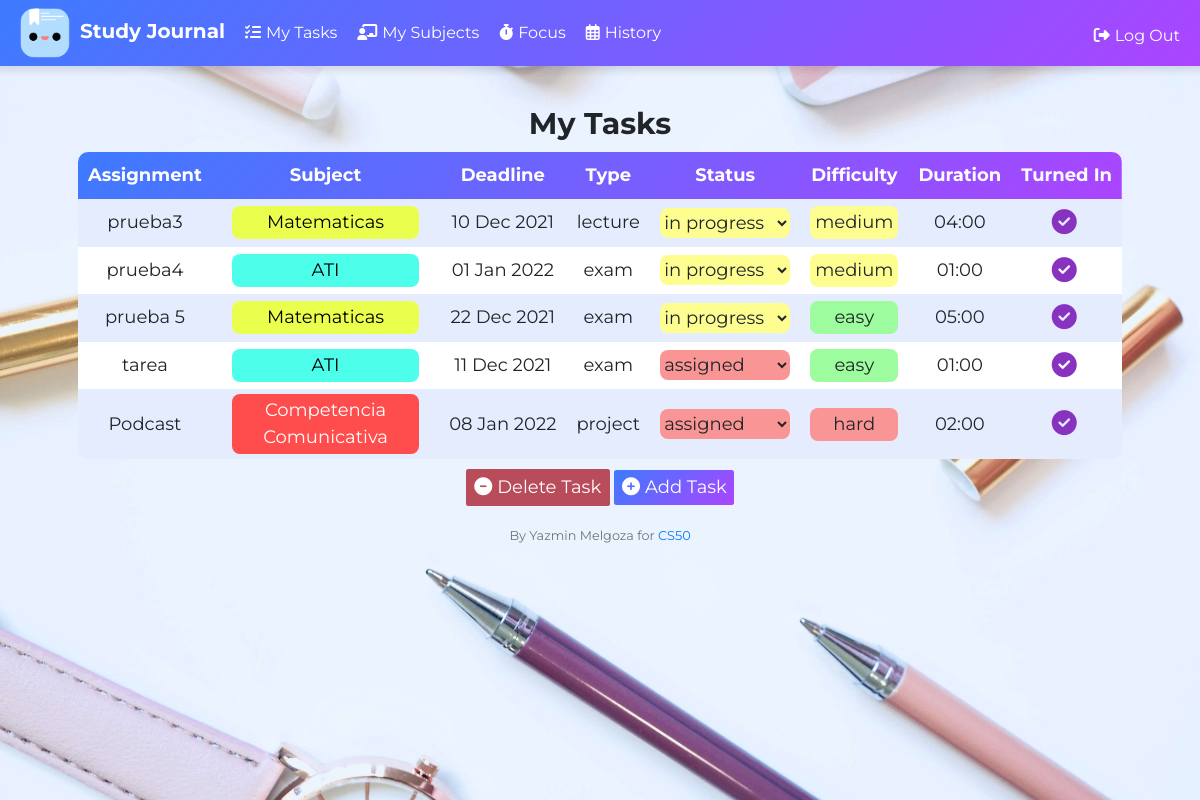
The page / (signed in) on the database its author committed.
### tables this page shows
CREATE TABLE tasks (id INTEGER, user_id INTEGER, assignment TEXT, subject TEXT, deadline TEXT, type TEXT, completed_date TEXT, est_time TEXT, status TEXT DEFAULT 'assigned', difficulty TEXT, PRIMARY KEY(id));

### app.py (the view)
@app.route("/", methods=["GET", "POST"])
@login_required
def index():
    tasks = db.execute("SELECT * FROM tasks WHERE user_id = ? AND completed_date IS NULL", session["user_id"])
    subjects = db.execute("SELECT * FROM subjects WHERE user_id = ? AND hide = 'false'", session["user_id"])
    if len(tasks) != 0:
        for task in tasks:
            select_status = ["assigned", "in progress", "completed"]
            current_status = task["status"]
            print(current_status)
            select_status.remove(current_status.lower())
            select_status.insert(0, current_status)
            task["status"] = select_status
            deadline = datetime.strptime(task['deadline'], '%Y-%m-%d')
            task["deadline"] = deadline.strftime('%d %b %Y')
    else:
        tasks.append({"id": 37, "assignment": "study", "subject": 'matematicas', 'deadline': 'today', "type": 'homework', 'difficulty':'easy', 'status':['Assigned', 'In Progress', 'Completed'], 'est_time': '1 hour'})
    rows_subjects = db.execute("SELECT subject, color FROM subjects WHERE user_id = ?", session["user_id"])
    colors = {}
    for row in rows_subjects:
        colors[row["subject"]] = row["color"]
    return render_template("index.html", tasks=tasks, subjects=subjects, colors=colors)

### app.py (called while the page is built)
@app.after_request
def after_request(response):
    response.headers["Cache-Control"] = "no-cache, no-store, must-revalidate"
    response.headers["Expires"] = 0
    response.headers["Pragma"] = "no-cache"
    return response

### helpers.py (called while the page is built)
def login_required(f):
    @wraps(f)
    def decorated_function(*args, **kwargs):
        if session.get("user_id") is None:
            return redirect("/login")
        return f(*args, **kwargs)
    return decorated_function

### templates/index.html (shortened to what this page needs)
{% extends "layout.html" %}
{% block main %}
    <h2>My Tasks</h2>
    <div class="table-container">
        <table>
            <thead>
                <tr>
                    <th>Assignment</th>
                    <th>Subject</th>
                    <th >Deadline</th>
                    <th>Type</th>
                    <th>Status</th>
                    <th>Difficulty</th>
                    <th>Duration</th>
                    <th>Turned In</th>
                </tr>
            </thead>
            <tbody>
                {% for row in tasks%}
                    <tr>
                        <td>{{ row.assignment }}</td>
                        <td class='subject_td'> <div style="background-color: {{ colors[row.subject] }}" class="contain-data"> {{ row.subject }} </div></td>
                        <td class="deadline_td">{{ row.deadline }}</td>
                        <td>{{ row.type }}</td>
                        <td class="status">
                            <form action="/update_status" method="post">
                                <select onchange="this.form.submit()" name="input_status" class="form-control {{row.status[0]}}">
                                    <option disabled selected value="{{ row.status[0]}}">{{ row.status[0] }}</option>
                                </select>
                            </form>
                        </td>
                        <td><div class="contain-data {{row.difficulty}}"> {{ row.difficulty }} </div></td>
                        <td>{{ row.est_time}}</td>
                        <td> <form action="/complete_task" method="post"><input type="text" hidden name="task_id" value="{{row.id}}"><button type="submit" style="background: transparent; border: none;"><i class="fas fa-check-circle"></i></button></form></td>
                    </tr>
                {% endfor %}
            </tbody>
        </table>
    </div>
        <button class="btn btn-red" id="btn-delete-task"><i class="fas fa-minus-circle"></i>Delete Task</button>
        <button class="btn btn-purple" id="btn-add-task"><i class="fas fa-plus-circle"></i>Add Task</button>
{% endblock %}

### templates/layout.html (shortened to what this page needs)
<!DOCTYPE html>
<html lang="en">
    <head>
        <link rel="stylesheet" href="https://cdn.jsdelivr.net/npm/bootstrap@4.5.3/dist/css/bootstrap.min.css">
        <link href="/static/styles.css" rel="stylesheet">
    </head>
    <body>
        <header>
            <nav class="navbar navbar-expand-lg fixed-top">
                <a class="navbar-brand" href="/"><img class="logo" src="./static/applogo.png" alt="logo">Study Journal</a>
                <div class="collapse navbar-collapse" id="navbarText">
                  {% if session.user_id %}
                    <ul class="navbar-nav mr-auto">
                      <li class="nav-item active"><a class="nav-link" href="/"><i class="fas fa-tasks"></i>My Tasks</a></li>
                      <li class="nav-item"><a class="nav-link" href="/subjects"><i class="fas fa-chalkboard-teacher"></i>My Subjects</a></li>
                      <li class="nav-item"><a class="nav-link" href="/focus"><i class="fas fa-stopwatch"></i>Focus</a></li>
                      <li class="nav-item"><a class="nav-link" href="/history"><i class="far fa-calendar-alt"></i>History</a></li>
                    </ul>
                    <ul class="navbar-nav ml-auto mt-2">
                        <li class="nav-item"><a class="nav-link" href="/logout"><i class="fas fa-sign-out-alt"></i>Log Out</a></li>
                    </ul>
                  {% else %}
                    <ul class="navbar-nav ml-auto mt-2">
                        <li class="nav-item"><a class="nav-link" href="/register"><i class="fas fa-user-plus"></i>Register</a></li>
                        <li class="nav-item"><a class="nav-link" href="/login"><i class="fas fa-sign-in-alt"></i>Log In</a></li>
                    </ul>
                  {% endif %}
                  </div>
            </nav>
        </header>
        <div class="jumbotron text-center">
          <div class="intro">
            <main>
              {% block main %}{% endblock %}
            </main>
            <footer class="small text-center text-muted">
                By Yazmin Melgoza for <a href="https://cs50.harvard.edu/" target="_blank">CS50</a>
            </footer>
          </div>
        </div>
    </body>
</html>

### static/styles.css (style rules this page uses)
* { margin: 0; padding: 0; font-family: "Montserrat"; box-sizing: border-box; }
html { font-size: 62.5%; overflow-x: hidden; }
body { font-size: 1.6rem; }
nav .navbar-brand { font-size: 2rem; font-weight: bold; color: #fff; }
nav a { color: #fff; }
h2 { font-size: 3rem; font-weight: bold; }
nav { background: linear-gradient(135deg, hsla(221, 100%, 62%, 1),#ab45ff); backdrop-filter: blur(10px); box-shadow: 0px 0px 7px 5px rgba(0, 0, 0, 0.1) }
.jumbotron { background-image: url(jess-bailey-vKODbrxSEd0-unsplash.jpg); min-height: 100vh; height:100%; width: 100vw; background-size: cover; background-position: center; background-attachment: fixed; border-radius: 0px!important; margin: 0; }
.intro { margin-top: 6.5rem; width: 100%; height: 100%; }
.table-container { width: 90%; max-width: 120rem; margin: 1rem auto; max-height: 80vh; overflow-x: scroll; overflow-y: scroll; }
.form-control { display: inline-block; font-size: 2rem; width: 100%; max-width: 25rem; }
.btn-red { background:#b84c5b; font-size: 1.8rem; color: #fff; }
.btn-purple { background: linear-gradient(135deg, hsla(221, 100%, 62%, 1),#ab45ff); color: #fff; font-size: 1.8rem; border: none; }
main { padding-top: 0.1rem; font-size: 1.8rem; text-align: center; }
.logo { height:5rem; margin: 0 1rem; }
footer { margin: 2rem auto; }
select.form-control.completed:focus, .green, .easy, .completed, option[value="completed"] { background-color: rgb(157, 252, 157); }
select.form-control.progress:focus, .yellow, .medium, .progress, option[value="in progress"] { background-color: rgb(253, 253, 144); }
select.form-control.assigned:focus, .red, .assigned, .hard, option[value="assigned"] { background-color: rgb(250, 149, 149); }
nav div ul li { margin: 0 0.5rem; }
td { border-radius: 1rem; }
.deadline_td { white-space: nowrap; }
thead { background: linear-gradient(135deg, hsla(221, 100%, 62%, 1),#ab45ff); color: #FFF; white-space: nowrap; }
td { border-radius: 0; padding: 0.5rem 1rem; }
.subject_td { padding: 0.5rem 2rem; }
table { width: 100%; border-radius: 1rem; border-collapse: collapse; overflow: hidden; }
th { padding: 1rem; }
.contain-data { border-radius: 0.8rem; padding: 0.3rem 0.5rem; }
table .form-control { color: #212529; padding: 0; height: 3rem; font-size: 1.8rem; border-radius: 0.8rem; box-sizing: content-box; width: 13rem; border: none; }
tbody tr:nth-child(even) { background-color: white; }
tbody tr:nth-child(odd) { background-color: #e5ecfd; }
i { margin-right: 0.5rem; }
tbody tr td:last-child button { width: 100%; color: #8833c0; font-size: 2.5rem; }

### rows shown on the page
tasks: assignment "prueba3", subject "Matematicas", deadline "10 Dec 2021", type "lecture", input_status "in progress", difficulty "medium", est_time "04:00"
tasks: assignment "prueba4", subject "ATI", deadline "01 Jan 2022", type "exam", input_status "in progress", difficulty "medium", est_time "01:00"
tasks: assignment "prueba 5", subject "Matematicas", deadline "22 Dec 2021", type "exam", input_status "in progress", difficulty "easy", est_time "05:00"
tasks: assignment "tarea", subject "ATI", deadline "11 Dec 2021", type "exam", input_status "assigned", difficulty "easy", est_time "01:00"
tasks: assignment "Podcast", subject "Competencia Comunicativa", deadline "08 Jan 2022", type "project", input_status "assigned", difficulty "hard", est_time "02:00"
